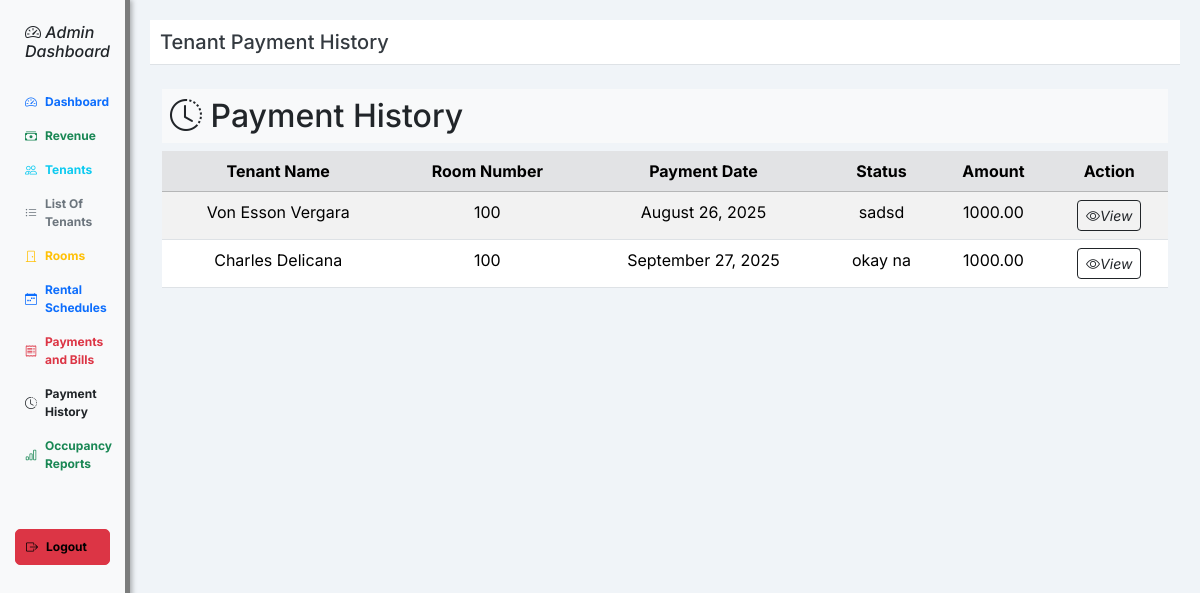
Screenshot of /admin/payment_history.php with the database file from the repository.
### tables this page shows
CREATE TABLE `payments` (
  `payment_id` int(11) NOT NULL,
  `bill_id` int(11) NOT NULL,
  `tenant_id` int(11) NOT NULL,
  `payment_date` date NOT NULL,
  `amount` decimal(10,2) NOT NULL,
  `payment_method` varchar(50) NOT NULL,
  `remarks` text DEFAULT NULL
);

CREATE TABLE `tenant` (
  `tenant_id` int(11) NOT NULL,
  `firstname` varchar(255) NOT NULL,
  `lastname` varchar(255) NOT NULL,
  `mi` varchar(10) NOT NULL,
  `contactno` varchar(20) NOT NULL,
  `email` varchar(255) NOT NULL,
  `account_created` timestamp NOT NULL DEFAULT current_timestamp() ON UPDATE current_timestamp(),
  `status` varchar(100) DEFAULT NULL,
  `room_id` int(11) DEFAULT NULL
);

CREATE TABLE `room` (
  `room_id` int(11) NOT NULL,
  `roomnumber` varchar(100) NOT NULL,
  `capacity` varchar(100) NOT NULL,
  `price` varchar(100) NOT NULL,
  `status` varchar(100) NOT NULL,
  `photo` varchar(100) NOT NULL
);

### admin/payment_history.php (the view, shortened to what this page needs)
<!DOCTYPE html>
<html lang="en">
<head>
  <link href="https://cdn.jsdelivr.net/npm/bootstrap@5.3.1/dist/css/bootstrap.min.css" rel="stylesheet"/>
  <link rel="stylesheet" href="https://cdn.jsdelivr.net/npm/bootstrap-icons@1.11.3/font/bootstrap-icons.css">
  <link rel="stylesheet" href="https://cdnjs.cloudflare.com/ajax/libs/font-awesome/6.4.0/css/all.min.css">
</head>
<body>
  <div class="d-flex">
    <nav class="sidebar">
      <h3 class="text-dark" style="font-size: 1.1rem;"><a href="dashboard.php" style="text-decoration: none; color: inherit;"> <strong>
            <h6> <i class="bi bi-speedometer2">
              Admin Dashboard</i> </h6>
          </strong></a></h3>
      <a href="dashboard.php" class="d-flex align-items-center gap-2 fw-bold text-primary">
        <i class="bi bi-speedometer2"></i> Dashboard
      </a>
      <a href="revenue.php" class="d-flex align-items-center gap-2 fw-bold text-success">
        <i class="bi bi-cash-stack"></i> Revenue
      </a>
      <a href="tenants.php" class="d-flex align-items-center gap-2 fw-bold text-info">
        <i class="bi bi-people"></i> Tenants
      </a>
      <a href="tenantlist.php" class="d-flex align-items-center gap-2 fw-bold text-secondary">
        <i class="bi bi-list-ul"></i> List Of Tenants
      </a>
      <a href="rooms.php" class="d-flex align-items-center gap-2 fw-bold text-warning">
        <i class="bi bi-door-closed"></i> Rooms
      </a>
      <a href="rentalsched.php" class="d-flex align-items-center gap-2 fw-bold text-primary">
        <i class="bi bi-calendar-week"></i> Rental Schedules
      </a>
      <a href="bills_payment.php" class="d-flex align-items-center gap-2 fw-bold text-danger">
        <i class="bi bi-receipt"></i> Payments and Bills
      </a>
      <a href="payment_history.php" class="d-flex align-items-center gap-2 fw-bold text-dark">
        <i class="bi bi-clock-history"></i> Payment History
      </a>
      <a href="occupancy.php" class="d-flex align-items-center gap-2 fw-bold text-success">
        <i class="bi bi-bar-chart"></i> Occupancy Reports
      </a>
      <a href="logout.php" class="mt-5 btn btn-danger btn-sm d-flex align-items-center gap-2 fw-bold" onclick="return confirm('Are you sure you want to logout?')">
        <i class="bi bi-box-arrow-right"></i> Logout
      </a>
    </nav>
    <div class="content">
      <div class="header">
        <h1>Tenant Payment History</h1>
      </div>
      <div class="container mt-4">
        <h2 class="text-start bg-light p-2"><i class="bi bi-clock-history"></i> Payment History </h2>
        <table class="table table-hover table-striped text-center dark">
          <thead class="table-secondary">
            <tr>
              <th class="text-center">Tenant Name</th>
              <th class="text-center">Room Number</th>
              <th class="text-center">Payment Date</th>
              <th class="text-center">Status</th>
              <th class="text-center">Amount</th>
              <th class="text-center">Action</th>
            </tr>
          </thead>
      <tbody>
            <?php
            include('../conn.php');
           $data = mysqli_query($conn, "
    SELECT tenant.firstname, tenant.lastname, room.roomnumber, payments.payment_date, payments.amount, payments.remarks
    FROM payments
    JOIN tenant ON payments.tenant_id = tenant.tenant_id
    JOIN room ON tenant.room_id = room.room_id
");
            while ($display = mysqli_fetch_array($data)) {
              ?>
              <tr>
                <td><?php echo $display['firstname'] . ' ' . $display['lastname']; ?></td>
                <td><?php echo $display['roomnumber']; ?></td>
                <td><?php echo date("F d, Y", strtotime($display['payment_date'])); ?></td>
                <td><?php echo $display['remarks']; ?></td>
                <td><?php echo $display['amount']; ?></td>
                <td>
                  <a href="view_receipt.php" class="btn btn-outline-dark btn-sm"><i class="bi bi-eye">View</i></a>
                </td>
              </tr>
            <?php
          }
          ?>
        </tbody>
</table>
      </div>
    </div>
  </div>
</body>
</html>

### admin/payment_history.php (style rules this page uses)
body { font-family: 'Inter', system-ui, -apple-system, 'Segoe UI', sans-serif; background: #f0f4f8; }
.sidebar { height: 100vh; width: 130px; background-color: #f8f9fa; padding: 15px; border-right: 5px solid rgba(0, 0, 0, 0.5); box-shadow: 2px 0 5px rgba(0, 0, 0, 0.3); }
.sidebar a { color: #343a40; text-decoration: none; padding: 8px 10px; display: block; border-radius: 5px; font-size: 0.75rem; transition: background-color 0.3s; }
.content { padding: 20px; flex-grow: 1; }
.header { background-color: #ffffff; padding: 10px; border-bottom: 1px solid #dee2e6; }
.header h1 { margin: 0; font-size: 1.25rem; color: #343a40; }
.d-flex .sidebar a { color: black; }

### rows the page displays
payments: tenant.firstname "Von Esson", tenant.lastname "Vergara", room.roomnumber "100", payment_date "August 26, 2025", remarks "sadsd", amount "1000.00"
payments: tenant.firstname "Charles", tenant.lastname "Delicana", room.roomnumber "100", payment_date "September 27, 2025", remarks "okay na", amount "1000.00"
